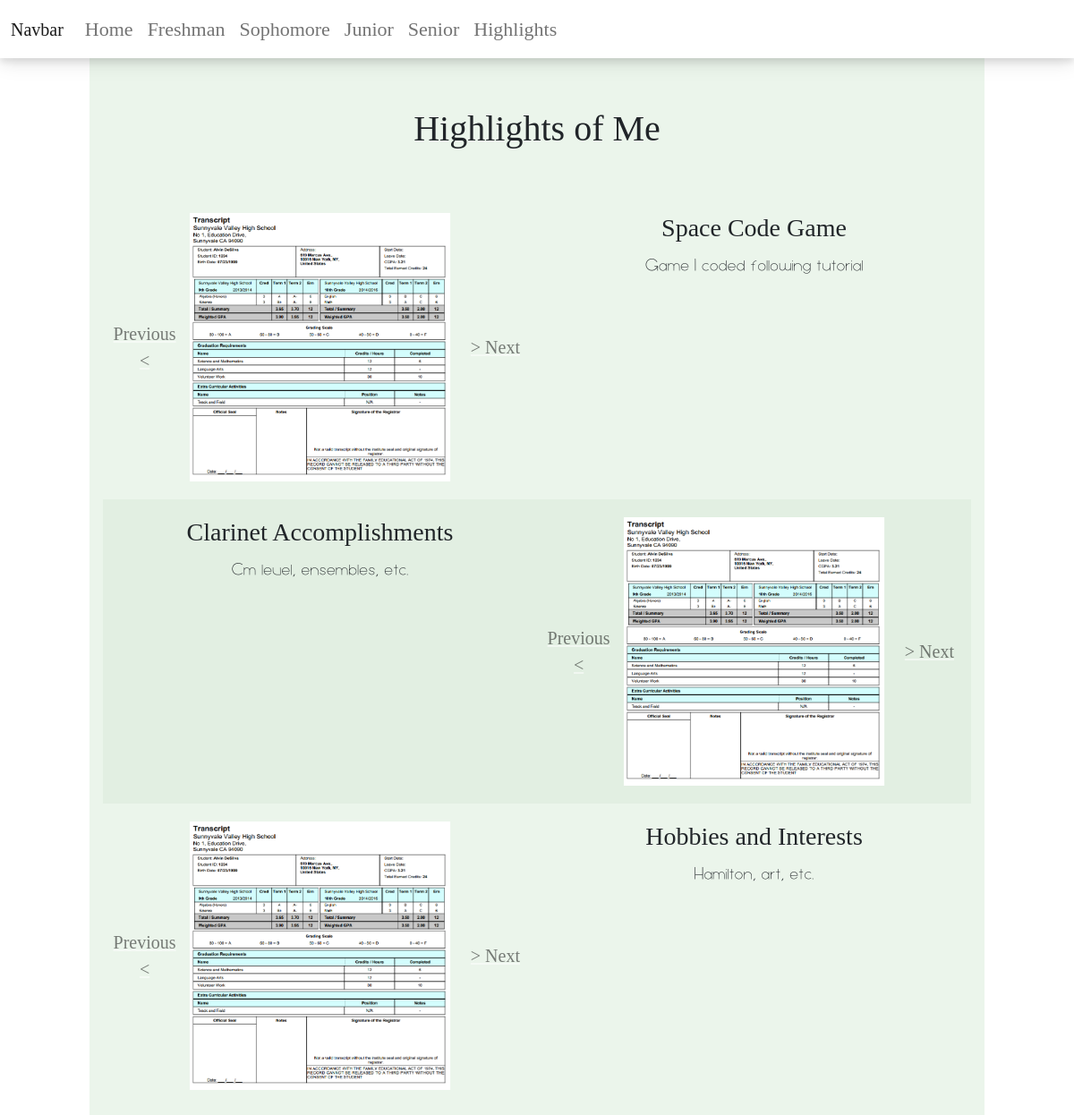
The page /highlights on the database its author committed.
### projects/models.py (models this page shows)
class Highlights(models.Model):
    title = models.CharField(max_length=100)
    description = models.TextField(blank=True, null=True)
    link = models.TextField(blank=True, null=True)

class HighlightImage(models.Model):
    image = models.CharField(max_length=100)
    highlight = models.ForeignKey(Highlights, on_delete=models.CASCADE)

### projects/views.py (the view)
def highlights_page(request):
    highlights = Highlights.objects.all()
    highlight_images = HighlightImage.objects.all()
    d_images = dict()
    for i in highlight_images:
        if i.highlight.id in d_images.keys():
            d_images[i.highlight.id].append(i.image)
        else:
            d_images[i.highlight.id] = [i.image]
    highlight_videos = HighlightVideo.objects.all()
    d_videos = dict()
    for i in highlight_videos:
        if i.highlight.id in d_videos.keys():
            d_videos[i.highlight.id].append(i.video)
        else:
            d_videos[i.highlight.id] = [i.video]
    return render(
        request,
        "projects/highlights.html",
        {
            "highlights": highlights,
            "images": d_images,
            "videos": d_videos,
        },
    )

### projects/templates/projects/highlights.html (shortened to what this page needs)
<!DOCTYPE html>
<html lang="en">
<head>
    <link href="https://cdn.jsdelivr.net/npm/bootstrap@5.1.3/dist/css/bootstrap.min.css" rel="stylesheet">
    {% load static %}
    <link rel='stylesheet' href="/static/css/main.css" type="text/css">
</head>
<body>
<nav class="navbar navbar-expand-lg navbar-light navbar-style" style="background-color: ##ffffff; color: #677a69 !important;">
  <div class="container-fluid">
    <a class="navbar-brand" href="#">Navbar</a>
    <div class="collapse navbar-collapse" id="navbarSupportedContent">
      <ul class="navbar-nav me-auto mb-2 mb-lg-0">
        <li class="nav-item">
          <a class="nav-link" aria-current="page" href="">Home</a>
        </li>
        <li class="nav-item">
          <a class="nav-link" href="freshman">Freshman</a>
        </li>
        <li class="nav-item">
          <a class="nav-link" href="sophomore">Sophomore</a>
        </li>
		  <li class="nav-item">
          <a class="nav-link" href="junior">Junior</a>
        </li>
		  <li class="nav-item">
          <a class="nav-link" href="senior">Senior</a>
        </li>
		  <li class="nav-item">
          <a class="nav-link" href="highlights">Highlights</a>
        </li>
      </ul>
    </div>
  </div>
</nav>
{% load static %}
	<div style ="margin: 0px 100px 0px 100px; text-align: center; background-color: #ebf5eb; padding: 15px; padding-top:30px;">
		<div style="margin: 90px 0px 50px 0px">
        <h1>Highlights of Me</h1>
        </div>
    <div class="container">
        <div class="row">
        {% for highlight in highlights%}
            {% ifequal forloop.counter|divisibleby:"2" True %}
            <div class="col-sm-12 col-lg-6" style="background-color: #e2efe2; padding-top:20px; padding-bottom:20px;">
                <h3>{{highlight.title}}</h3>
                <p>{{highlight.description}}</p>
            </div>
            <div class="col-sm-12 col-lg-6" style="background-color: #e2efe2; padding-top:20px; padding-bottom:20px;" >
                <div id="carousel{{highlight.id}}" class="carousel slide" style=" width: 100%; height: 300px;"  data-ride="carousel">
                    <div class="carousel-inner">
                    {% for key, value in images.items %}
                        {% if key == highlight.id %}
                            {% for img in value %}
                                {% if forloop.counter == 1 %}
                                    <div class="carousel-item active">
                                        <div style="position: relative; height:300px;">
                                            <img class="d-block h-100" src={% static img %} alt="Second slide" style="max-width: 100%; max-height:100%; margin: auto; position: absolute; left: 0; right: 0; top: 0; bottom: 0;">
                                        </div>
                                    </div>
                                {% else %}
                                    <div class="carousel-item">
                                        <div style="position: relative; height:300px;">
                                            <img class="d-block h-100" src={% static img %} alt="Second slide" style="max-width: 100%; max-height:100%; margin: auto; position: absolute; left: 0; right: 0; top: 0; bottom: 0;">
                                        </div>
                                    </div>
                                {% endif %}
                            {% endfor %}
                        {% endif %}
                    {% endfor %}
                    </div>
                    <a class="carousel-control-prev" href="#carousel{{highlight.id}}" role="button" data-slide="prev" >
                        <span class="sr-only" style="color: #000000; font-family:Luam-Regular; font-size: 20px">Previous <</span>
                    </a>
                    <a class="carousel-control-next" href="#carousel{{highlight.id}}" role="button" data-slide="next">
                        <span class="sr-only" style="color: #000000; font-family:Luam-Regular; font-size: 20px">> Next</span>
                    </a>
                </div>
            </div>
            {% endifequal %}
            {% ifequal forloop.counter|divisibleby:"2" False %}
            <div class="col-sm-12 col-lg-6" style="padding-top:20px; padding-bottom:20px;">
<div id="carousel{{highlight.id}}" class="carousel slide" style=" width: 100%; height: 300px;"  data-ride="carousel">
                    <div class="carousel-inner">
                    {% for key, value in images.items %}
                        {% if key == highlight.id %}
                            {% for img in value %}
                                {% if forloop.counter == 1 %}
                                    <div class="carousel-item active">
                                        <div style="position: relative; height:300px;">
                                            <img class="d-block h-100" src={% static img %} alt="Second slide" style="max-width: 100%; max-height:100%; margin: auto; position: absolute; left: 0; right: 0; top: 0; bottom: 0;">
                                        </div>
                                    </div>
                                {% else %}
                                    <div class="carousel-item">
                                        <div style="position: relative; height:300px;">
                                            <img class="d-block h-100" src={% static img %} alt="Second slide" style="max-width: 100%; max-height:100%; margin: auto; position: absolute; left: 0; right: 0; top: 0; bottom: 0;">
                                        </div>
                                    </div>
                                {% endif %}
                            {% endfor %}
                        {% endif %}
                    {% endfor %}
                    </div>
                    <a class="carousel-control-prev" href="#carousel{{highlight.id}}" role="button" data-slide="prev" >
                        <span class="sr-only" style="color: #000000; font-family:Luam-Regular; font-size: 20px">Previous <</span>
                    </a>
                    <a class="carousel-control-next" href="#carousel{{highlight.id}}" role="button" data-slide="next">
                        <span class="sr-only" style="color: #000000; font-family:Luam-Regular; font-size: 20px">> Next</span>
                    </a>
                </div>
            </div>
            <div class="col-12 col-lg-6" style="padding-top:20px; padding-bottom:20px;">
                <h3>{{highlight.title}}</h3>
                <p>{{highlight.description}}</p>
            </div>
            {% endifequal %}
        {% endfor %}
        </div>
    </div>
</body>
</html>

### projects/static/css/main.css (style rules this page uses)
h1 { font-family: Luam-Regular; }
h3 { font-family: Luam-Regular; }
p { font-family: Luam-Light; font-size: 23px; }
.navbar-style { box-shadow: 0 4px 8px 0 rgba(0, 0, 0, 0.1), 0 6px 20px 0 rgba(0, 0, 0, 0.1); position: fixed; top: 0; width: 100%; background-color: #ffffff; font-family: Luam-Regular !important; font-size: 22px !important; z-index: 999 !important; }

### rows shown on the page
Highlights: {{ highlight.id }} 1 (drawn), image (picture), title "Space Code Game", description "Game I coded following tutorial"
Highlights: title "Clarinet Accomplishments", description "Cm level, ensembles, etc.", image (picture)
Highlights: {{ highlight.id }} 3 (drawn), image (picture), title "Hobbies and Interests", description "Hamilton, art, etc."
